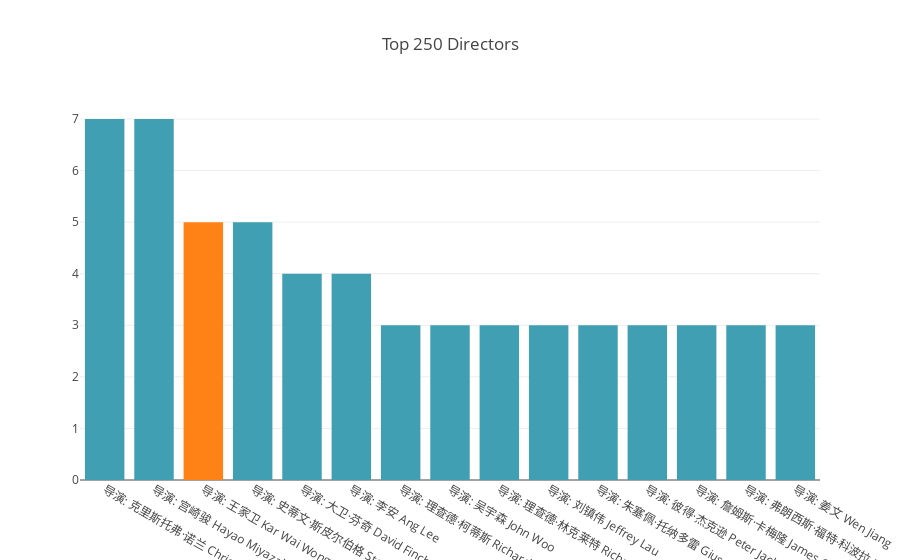

The code cell stored with this chart in its notebook:
### Code cell
iplot({
    "data": [Bar(
        x=df_top15_directors.index, 
        y=df_top15_directors.values,
        marker={
            'color': colors
        }
    )],
    "layout": Layout(title="Top 250 Directors")
})

### Figure 1 — Plotly figure (JSON) as saved in the notebook; plotly's stock layout.template omitted (floating-point values rounded to 4 significant figures)
{"data": [{"marker": {"color": ["#409FB2", "#409FB2", "#FF8217", "#409FB2", "#409FB2", "#409FB2", "#409FB2", "#409FB2", "#409FB2", "#409FB2", "#409FB2", "#409FB2", "#409FB2", "#409FB2", "#409FB2"]}, "type": "bar", "x": ["导演: 克里斯托弗·诺兰 Christopher Nolan   ", "导演: 宫崎骏 Hayao Miyazaki   ", "导演: 王家卫 Kar Wai Wong   ", "导演: 史蒂文·斯皮尔伯格 Steven Spielberg   ", "导演: 大卫·芬奇 David Fincher   ", "导演: 李安 Ang Lee   ", "导演: 理查德·柯蒂斯 Richard Curtis   ", "导演: 吴宇森 John Woo   ", "导演: 理查德·林克莱特 Richard Linklater   ", "导演: 刘镇伟 Jeffrey Lau   ", "导演: 朱塞佩·托纳多雷 Giuseppe Tornatore   ", "导演: 彼得·杰克逊 Peter Jackson   ", "导演: 詹姆斯·卡梅隆 James Cameron   ", "导演: 弗朗西斯·福特·科波拉 Francis Ford Coppola   ", "导演: 姜文 Wen Jiang   "], "y": [7, 7, 5, 5, 4, 4, 3, 3, 3, 3, 3, 3, 3, 3, 3]}], "layout": {"title": "Top 250 Directors"}}
